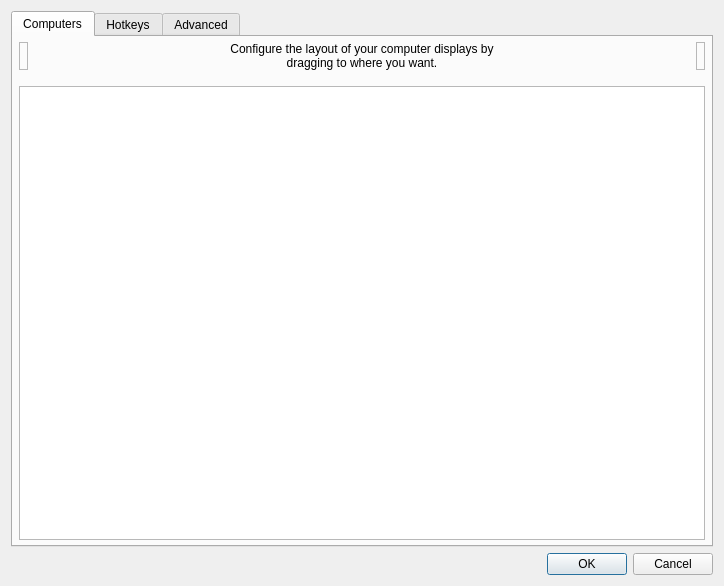
<?xml version="1.0" encoding="UTF-8"?>
<ui version="4.0">
 <class>ServerConfigDialog</class>
 <widget class="QDialog" name="ServerConfigDialog">
  <property name="geometry">
   <rect>
    <x>0</x>
    <y>0</y>
    <width>724</width>
    <height>586</height>
   </rect>
  </property>
  <property name="minimumSize">
   <size>
    <width>0</width>
    <height>0</height>
   </size>
  </property>
  <property name="windowTitle">
   <string>Server Configuration</string>
  </property>
  <layout class="QVBoxLayout" name="verticalLayout_3">
   <item>
    <widget class="QTabWidget" name="tabWidget">
     <widget class="QWidget" name="tabComputers">
      <attribute name="title">
       <string>Computers</string>
      </attribute>
      <layout class="QVBoxLayout">
       <property name="leftMargin">
        <number>6</number>
       </property>
       <property name="topMargin">
        <number>5</number>
       </property>
       <property name="rightMargin">
        <number>6</number>
       </property>
       <property name="bottomMargin">
        <number>5</number>
       </property>
       <item>
        <layout class="QHBoxLayout" name="layoutComputers">
         <property name="spacing">
          <number>6</number>
         </property>
         <item>
          <widget class="TrashScreenWidget" name="lblRemoveScreen">
           <property name="acceptDrops">
            <bool>true</bool>
           </property>
           <property name="toolTip">
            <string>Drag a computer from the grid to the trashcan to remove it.</string>
           </property>
           <property name="frameShape">
            <enum>QFrame::Shape::StyledPanel</enum>
           </property>
           <property name="frameShadow">
            <enum>QFrame::Shadow::Raised</enum>
           </property>
          </widget>
         </item>
         <item>
          <spacer name="horizontalSpacer_21">
           <property name="orientation">
            <enum>Qt::Orientation::Horizontal</enum>
           </property>
           <property name="sizeHint" stdset="0">
            <size>
             <width>40</width>
             <height>20</height>
            </size>
           </property>
          </spacer>
         </item>
         <item>
          <widget class="QLabel" name="label_2">
           <property name="sizePolicy">
            <sizepolicy hsizetype="Preferred" vsizetype="Preferred">
             <horstretch>1</horstretch>
             <verstretch>0</verstretch>
            </sizepolicy>
           </property>
           <property name="maximumSize">
            <size>
             <width>310</width>
             <height>16777215</height>
            </size>
           </property>
           <property name="text">
            <string>Configure the layout of your computer displays by dragging to where you want.</string>
           </property>
           <property name="alignment">
            <set>Qt::AlignmentFlag::AlignCenter</set>
           </property>
           <property name="wordWrap">
            <bool>true</bool>
           </property>
           <property name="indent">
            <number>-1</number>
           </property>
          </widget>
         </item>
         <item>
          <spacer name="horizontalSpacer_22">
           <property name="orientation">
            <enum>Qt::Orientation::Horizontal</enum>
           </property>
           <property name="sizeHint" stdset="0">
            <size>
             <width>40</width>
             <height>20</height>
            </size>
           </property>
          </spacer>
         </item>
         <item>
          <widget class="NewScreenWidget" name="lblNewScreen">
           <property name="toolTip">
            <string>Drag to the grid to add a new computer.</string>
           </property>
           <property name="frameShape">
            <enum>QFrame::Shape::StyledPanel</enum>
           </property>
           <property name="frameShadow">
            <enum>QFrame::Shadow::Raised</enum>
           </property>
          </widget>
         </item>
        </layout>
       </item>
       <item>
        <spacer name="verticalSpacer">
         <property name="orientation">
          <enum>Qt::Orientation::Vertical</enum>
         </property>
         <property name="sizeType">
          <enum>QSizePolicy::Policy::Fixed</enum>
         </property>
         <property name="sizeHint" stdset="0">
          <size>
           <width>20</width>
           <height>10</height>
          </size>
         </property>
        </spacer>
       </item>
       <item>
        <widget class="ScreenSetupView" name="screenSetupView">
         <property name="sizePolicy">
          <sizepolicy hsizetype="MinimumExpanding" vsizetype="Expanding">
           <horstretch>0</horstretch>
           <verstretch>0</verstretch>
          </sizepolicy>
         </property>
         <property name="acceptDrops">
          <bool>true</bool>
         </property>
         <property name="autoFillBackground">
          <bool>false</bool>
         </property>
        </widget>
       </item>
      </layout>
     </widget>
     <widget class="QWidget" name="tabHotkeys">
      <attribute name="title">
       <string>Hotkeys</string>
      </attribute>
      <layout class="QHBoxLayout" name="_2">
       <item>
        <widget class="QGroupBox" name="groupHotkeys">
         <property name="title">
          <string>&amp;Hotkeys</string>
         </property>
         <layout class="QGridLayout" name="_3">
          <item row="0" column="0" rowspan="4">
           <widget class="QListWidget" name="listHotkeys"/>
          </item>
          <item row="0" column="1">
           <widget class="QPushButton" name="btnNewHotkey">
            <property name="enabled">
             <bool>true</bool>
            </property>
            <property name="text">
             <string>&amp;New</string>
            </property>
            <property name="icon">
             <iconset theme="QIcon::ThemeIcon::ListAdd"/>
            </property>
           </widget>
          </item>
          <item row="1" column="1">
           <widget class="QPushButton" name="btnEditHotkey">
            <property name="enabled">
             <bool>false</bool>
            </property>
            <property name="text">
             <string>&amp;Edit</string>
            </property>
            <property name="icon">
             <iconset theme="document-edit"/>
            </property>
           </widget>
          </item>
          <item row="2" column="1">
           <widget class="QPushButton" name="btnRemoveHotkey">
            <property name="enabled">
             <bool>false</bool>
            </property>
            <property name="text">
             <string>&amp;Remove</string>
            </property>
            <property name="icon">
             <iconset theme="QIcon::ThemeIcon::ListRemove"/>
            </property>
           </widget>
          </item>
          <item row="3" column="1">
           <spacer name="hotkeySpacer">
            <property name="orientation">
             <enum>Qt::Orientation::Vertical</enum>
            </property>
            <property name="sizeHint" stdset="0">
             <size>
              <width>75</width>
              <height>161</height>
             </size>
            </property>
           </spacer>
          </item>
         </layout>
        </widget>
       </item>
       <item>
        <widget class="QGroupBox" name="groupActions">
         <property name="font">
          <font>
           <kerning>true</kerning>
          </font>
         </property>
         <property name="title">
          <string>A&amp;ctions</string>
         </property>
         <layout class="QGridLayout">
          <item row="0" column="0" rowspan="4">
           <widget class="QListWidget" name="listActions"/>
          </item>
          <item row="0" column="1">
           <widget class="QPushButton" name="btnNewAction">
            <property name="enabled">
             <bool>false</bool>
            </property>
            <property name="text">
             <string>Ne&amp;w</string>
            </property>
            <property name="icon">
             <iconset theme="QIcon::ThemeIcon::ListAdd"/>
            </property>
           </widget>
          </item>
          <item row="1" column="1">
           <widget class="QPushButton" name="btnEditAction">
            <property name="enabled">
             <bool>false</bool>
            </property>
            <property name="text">
             <string>E&amp;dit</string>
            </property>
            <property name="icon">
             <iconset theme="document-edit"/>
            </property>
           </widget>
          </item>
          <item row="2" column="1">
           <widget class="QPushButton" name="btnRemoveAction">
            <property name="enabled">
             <bool>false</bool>
            </property>
            <property name="text">
             <string>Re&amp;move</string>
            </property>
            <property name="icon">
             <iconset theme="QIcon::ThemeIcon::ListRemove"/>
            </property>
           </widget>
          </item>
          <item row="3" column="1">
           <spacer name="actionSpacer">
            <property name="orientation">
             <enum>Qt::Orientation::Vertical</enum>
            </property>
            <property name="sizeHint" stdset="0">
             <size>
              <width>20</width>
              <height>40</height>
             </size>
            </property>
           </spacer>
          </item>
         </layout>
        </widget>
       </item>
      </layout>
     </widget>
     <widget class="QWidget" name="tabAdvanced">
      <attribute name="title">
       <string>Advanced</string>
      </attribute>
      <layout class="QVBoxLayout" name="verticalLayout_2">
       <property name="leftMargin">
        <number>15</number>
       </property>
       <property name="topMargin">
        <number>15</number>
       </property>
       <property name="rightMargin">
        <number>15</number>
       </property>
       <property name="bottomMargin">
        <number>15</number>
       </property>
       <item>
        <widget class="QGroupBox" name="groupMisc">
         <property name="font">
          <font>
           <kerning>false</kerning>
          </font>
         </property>
         <property name="title">
          <string>&amp;Misc</string>
         </property>
         <layout class="QVBoxLayout" name="verticalLayout_4">
          <property name="leftMargin">
           <number>6</number>
          </property>
          <property name="topMargin">
           <number>6</number>
          </property>
          <property name="rightMargin">
           <number>6</number>
          </property>
          <property name="bottomMargin">
           <number>6</number>
          </property>
          <item>
           <widget class="QCheckBox" name="cbDisableLockToComputer">
            <property name="text">
             <string>Disable lock to computer (scroll lock key)</string>
            </property>
           </widget>
          </item>
          <item>
           <widget class="QCheckBox" name="cbDefaultLockToComputerState">
            <property name="text">
             <string>Enable lock to computer at startup</string>
            </property>
           </widget>
          </item>
          <item>
           <widget class="QCheckBox" name="cbRelativeMouseMoves">
            <property name="enabled">
             <bool>true</bool>
            </property>
            <property name="text">
             <string>Use &amp;relative mouse movements</string>
            </property>
           </widget>
          </item>
          <item>
           <widget class="QCheckBox" name="cbWin32KeepForeground">
            <property name="enabled">
             <bool>true</bool>
            </property>
            <property name="text">
             <string>Don't take &amp;foreground window (Windows only)</string>
            </property>
           </widget>
          </item>
          <item>
           <layout class="QHBoxLayout" name="layoutDragDrop">
            <item>
             <widget class="QCheckBox" name="cbEnableDragDrop">
              <property name="sizePolicy">
               <sizepolicy hsizetype="Minimum" vsizetype="Preferred">
                <horstretch>0</horstretch>
                <verstretch>0</verstretch>
               </sizepolicy>
              </property>
              <property name="text">
               <string>Enable drag and drop file transfer</string>
              </property>
              <property name="checked">
               <bool>true</bool>
              </property>
             </widget>
            </item>
            <item>
             <spacer name="horizontalSpacerDragDrop">
              <property name="orientation">
               <enum>Qt::Orientation::Horizontal</enum>
              </property>
              <property name="sizeHint" stdset="0">
               <size>
                <width>40</width>
                <height>20</height>
               </size>
              </property>
             </spacer>
            </item>
           </layout>
          </item>
          <item>
           <layout class="QHBoxLayout" name="layoutClipboard">
            <item>
             <widget class="QCheckBox" name="cbEnableClipboard">
              <property name="sizePolicy">
               <sizepolicy hsizetype="Minimum" vsizetype="Preferred">
                <horstretch>0</horstretch>
                <verstretch>0</verstretch>
               </sizepolicy>
              </property>
              <property name="text">
               <string>Enable clipboard sharing</string>
              </property>
              <property name="checked">
               <bool>true</bool>
              </property>
             </widget>
            </item>
            <item>
             <spacer name="horizontalSpacer">
              <property name="orientation">
               <enum>Qt::Orientation::Horizontal</enum>
              </property>
              <property name="sizeHint" stdset="0">
               <size>
                <width>40</width>
                <height>20</height>
               </size>
              </property>
             </spacer>
            </item>
            <item>
             <widget class="QLabel" name="label_7">
              <property name="text">
               <string>Limit to:</string>
              </property>
             </widget>
            </item>
            <item>
             <widget class="QSpinBox" name="sbClipboardSizeLimit">
              <property name="enabled">
               <bool>false</bool>
              </property>
              <property name="sizePolicy">
               <sizepolicy hsizetype="Maximum" vsizetype="Fixed">
                <horstretch>0</horstretch>
                <verstretch>0</verstretch>
               </sizepolicy>
              </property>
              <property name="suffix">
               <string>MB</string>
              </property>
              <property name="maximum">
               <number>10000</number>
              </property>
              <property name="value">
               <number>3</number>
              </property>
             </widget>
            </item>
            <item>
             <spacer name="horizontalSpacer_3">
              <property name="orientation">
               <enum>Qt::Orientation::Horizontal</enum>
              </property>
              <property name="sizeType">
               <enum>QSizePolicy::Policy::Fixed</enum>
              </property>
              <property name="sizeHint" stdset="0">
               <size>
                <width>50</width>
                <height>20</height>
               </size>
              </property>
             </spacer>
            </item>
           </layout>
          </item>
         </layout>
        </widget>
       </item>
       <item>
        <widget class="QGroupBox" name="groupSwitch">
         <property name="font">
          <font>
           <kerning>true</kerning>
          </font>
         </property>
         <property name="title">
          <string>&amp;Switching</string>
         </property>
         <layout class="QVBoxLayout">
          <property name="spacing">
           <number>6</number>
          </property>
          <property name="leftMargin">
           <number>6</number>
          </property>
          <property name="topMargin">
           <number>6</number>
          </property>
          <property name="rightMargin">
           <number>6</number>
          </property>
          <property name="bottomMargin">
           <number>6</number>
          </property>
          <item>
           <layout class="QHBoxLayout" name="_5">
            <item>
             <widget class="QCheckBox" name="cbSwitchDelay">
              <property name="enabled">
               <bool>true</bool>
              </property>
              <property name="text">
               <string>Switch &amp;after waiting</string>
              </property>
             </widget>
            </item>
            <item>
             <spacer name="spacerSwitchWait">
              <property name="orientation">
               <enum>Qt::Orientation::Horizontal</enum>
              </property>
              <property name="sizeHint" stdset="0">
               <size>
                <width>40</width>
                <height>20</height>
               </size>
              </property>
             </spacer>
            </item>
            <item>
             <widget class="QSpinBox" name="sbSwitchDelay">
              <property name="enabled">
               <bool>false</bool>
              </property>
              <property name="sizePolicy">
               <sizepolicy hsizetype="Maximum" vsizetype="Fixed">
                <horstretch>0</horstretch>
                <verstretch>0</verstretch>
               </sizepolicy>
              </property>
              <property name="suffix">
               <string>ms</string>
              </property>
              <property name="minimum">
               <number>10</number>
              </property>
              <property name="maximum">
               <number>10000</number>
              </property>
              <property name="singleStep">
               <number>10</number>
              </property>
              <property name="value">
               <number>250</number>
              </property>
             </widget>
            </item>
            <item>
             <spacer name="spacerSwitchWait_2">
              <property name="orientation">
               <enum>Qt::Orientation::Horizontal</enum>
              </property>
              <property name="sizeType">
               <enum>QSizePolicy::Policy::Fixed</enum>
              </property>
              <property name="sizeHint" stdset="0">
               <size>
                <width>50</width>
                <height>20</height>
               </size>
              </property>
             </spacer>
            </item>
           </layout>
          </item>
          <item>
           <layout class="QHBoxLayout" name="_6">
            <item>
             <widget class="QCheckBox" name="cbSwitchDoubleTap">
              <property name="enabled">
               <bool>true</bool>
              </property>
              <property name="text">
               <string>Switch on double &amp;tap within</string>
              </property>
             </widget>
            </item>
            <item>
             <spacer name="spacerDoubleTap">
              <property name="orientation">
               <enum>Qt::Orientation::Horizontal</enum>
              </property>
              <property name="sizeHint" stdset="0">
               <size>
                <width>40</width>
                <height>20</height>
               </size>
              </property>
             </spacer>
            </item>
            <item>
             <widget class="QSpinBox" name="sbSwitchDoubleTap">
              <property name="enabled">
               <bool>false</bool>
              </property>
              <property name="sizePolicy">
               <sizepolicy hsizetype="Maximum" vsizetype="Fixed">
                <horstretch>0</horstretch>
                <verstretch>0</verstretch>
               </sizepolicy>
              </property>
              <property name="suffix">
               <string>ms</string>
              </property>
              <property name="minimum">
               <number>10</number>
              </property>
              <property name="maximum">
               <number>10000</number>
              </property>
              <property name="singleStep">
               <number>10</number>
              </property>
              <property name="value">
               <number>250</number>
              </property>
             </widget>
            </item>
            <item>
             <spacer name="spacerDoubleTap_2">
              <property name="orientation">
               <enum>Qt::Orientation::Horizontal</enum>
              </property>
              <property name="sizeType">
               <enum>QSizePolicy::Policy::Fixed</enum>
              </property>
              <property name="sizeHint" stdset="0">
               <size>
                <width>50</width>
                <height>20</height>
               </size>
              </property>
             </spacer>
            </item>
           </layout>
          </item>
         </layout>
        </widget>
       </item>
       <item>
        <widget class="QGroupBox" name="groupNetwork">
         <property name="title">
          <string>&amp;Network</string>
         </property>
         <layout class="QVBoxLayout" name="verticalLayout_5">
          <property name="leftMargin">
           <number>6</number>
          </property>
          <property name="topMargin">
           <number>6</number>
          </property>
          <property name="rightMargin">
           <number>6</number>
          </property>
          <property name="bottomMargin">
           <number>6</number>
          </property>
          <item>
           <widget class="QWidget" name="widgetHeartbeat" native="true">
            <layout class="QHBoxLayout" name="groupHeartbeat">
             <property name="spacing">
              <number>9</number>
             </property>
             <property name="leftMargin">
              <number>1</number>
             </property>
             <item>
              <widget class="QCheckBox" name="cbHeartbeat">
               <property name="enabled">
                <bool>true</bool>
               </property>
               <property name="whatsThis">
                <string>&lt;html&gt;&lt;head/&gt;&lt;body&gt;&lt;p&gt;Enables the network heartbeat to ping clients every &lt;span style=&quot; font-style:italic;&quot;&gt;n&lt;/span&gt; seconds. This may help to diagnose network problems by retrying the connection if the client becomes unresponsive.&lt;/p&gt;&lt;/body&gt;&lt;/html&gt;</string>
               </property>
               <property name="text">
                <string>&amp;Check clients every</string>
               </property>
              </widget>
             </item>
             <item>
              <spacer name="spacerNetwork">
               <property name="orientation">
                <enum>Qt::Orientation::Horizontal</enum>
               </property>
               <property name="sizeHint" stdset="0">
                <size>
                 <width>40</width>
                 <height>20</height>
                </size>
               </property>
              </spacer>
             </item>
             <item>
              <widget class="QSpinBox" name="sbHeartbeat">
               <property name="enabled">
                <bool>false</bool>
               </property>
               <property name="sizePolicy">
                <sizepolicy hsizetype="Maximum" vsizetype="Fixed">
                 <horstretch>0</horstretch>
                 <verstretch>0</verstretch>
                </sizepolicy>
               </property>
               <property name="suffix">
                <string>ms</string>
               </property>
               <property name="minimum">
                <number>1000</number>
               </property>
               <property name="maximum">
                <number>30000</number>
               </property>
               <property name="singleStep">
                <number>1000</number>
               </property>
               <property name="value">
                <number>5000</number>
               </property>
              </widget>
             </item>
             <item>
              <spacer name="spacerNetwork_2">
               <property name="orientation">
                <enum>Qt::Orientation::Horizontal</enum>
               </property>
               <property name="sizeType">
                <enum>QSizePolicy::Policy::Fixed</enum>
               </property>
               <property name="sizeHint" stdset="0">
                <size>
                 <width>50</width>
                 <height>20</height>
                </size>
               </property>
              </spacer>
             </item>
            </layout>
           </widget>
          </item>
          <item>
           <layout class="QHBoxLayout" name="horizontalLayout_5">
            <item>
             <widget class="QLabel" name="labelProtocol">
              <property name="whatsThis">
               <string>&lt;html&gt;&lt;head/&gt;&lt;body&gt;&lt;p&gt;Enables compatibility with programs that use either the Synergy or Barrier protocols:&lt;/p&gt;&lt;ul style=&quot;margin-top: 0px; margin-bottom: 0px; margin-left: 0px; margin-right: 0px; -qt-list-indent: 1;&quot;&gt;&lt;li style=&quot; margin-top:12px; margin-bottom:0px; margin-left:0px; margin-right:0px; -qt-block-indent:0; text-indent:0px;&quot;&gt;Synergy 3 uses the Synergy protocol.&lt;/li&gt;&lt;li style=&quot; margin-top:0px; margin-bottom:12px; margin-left:0px; margin-right:0px; -qt-block-indent:0; text-indent:0px;&quot;&gt;Barrier, Input-Leap and Synergy 1 uses the Barrier protocol.&lt;/li&gt;&lt;/ul&gt;&lt;p&gt;A Deskflow client will automatically use either the Synergy or Barrier protocol depending on the server protocol.&lt;/p&gt;&lt;/body&gt;&lt;/html&gt;</string>
              </property>
              <property name="text">
               <string>Network protocol</string>
              </property>
             </widget>
            </item>
            <item>
             <widget class="QRadioButton" name="rbProtocolSynergy">
              <property name="text">
               <string notr="true">Synergy</string>
              </property>
              <property name="checked">
               <bool>true</bool>
              </property>
             </widget>
            </item>
            <item>
             <widget class="QRadioButton" name="rbProtocolBarrier">
              <property name="text">
               <string notr="true">Barrier</string>
              </property>
             </widget>
            </item>
           </layout>
          </item>
         </layout>
        </widget>
       </item>
       <item>
        <widget class="QGroupBox" name="groupExternalConfig">
         <property name="toolTip">
          <string>Use a server config file to create complex computer layouts that are not possible with the simple grid-based computer layout editor.

Enabling this setting will disable the server config GUI.</string>
         </property>
         <property name="title">
          <string>Use a server config file</string>
         </property>
         <property name="checkable">
          <bool>true</bool>
         </property>
         <layout class="QHBoxLayout" name="horizontalLayout">
          <item>
           <widget class="QWidget" name="widgetExternalConfigControls" native="true">
            <property name="enabled">
             <bool>false</bool>
            </property>
            <layout class="QHBoxLayout" name="horizontalLayout_2">
             <property name="leftMargin">
              <number>0</number>
             </property>
             <property name="topMargin">
              <number>0</number>
             </property>
             <property name="rightMargin">
              <number>0</number>
             </property>
             <property name="bottomMargin">
              <number>0</number>
             </property>
             <item>
              <widget class="QLabel" name="labelConfigFile">
               <property name="sizePolicy">
                <sizepolicy hsizetype="Maximum" vsizetype="Preferred">
                 <horstretch>0</horstretch>
                 <verstretch>0</verstretch>
                </sizepolicy>
               </property>
               <property name="minimumSize">
                <size>
                 <width>96</width>
                 <height>0</height>
                </size>
               </property>
               <property name="text">
                <string>Config file path</string>
               </property>
              </widget>
             </item>
             <item>
              <spacer name="horizontalSpacer_6">
               <property name="orientation">
                <enum>Qt::Orientation::Horizontal</enum>
               </property>
               <property name="sizeType">
                <enum>QSizePolicy::Policy::Fixed</enum>
               </property>
               <property name="sizeHint" stdset="0">
                <size>
                 <width>13</width>
                 <height>20</height>
                </size>
               </property>
              </spacer>
             </item>
             <item>
              <widget class="QLineEdit" name="lineConfigFile">
               <property name="sizePolicy">
                <sizepolicy hsizetype="Minimum" vsizetype="Fixed">
                 <horstretch>0</horstretch>
                 <verstretch>0</verstretch>
                </sizepolicy>
               </property>
               <property name="minimumSize">
                <size>
                 <width>180</width>
                 <height>0</height>
                </size>
               </property>
              </widget>
             </item>
             <item>
              <widget class="QPushButton" name="btnBrowseConfigFile">
               <property name="sizePolicy">
                <sizepolicy hsizetype="Fixed" vsizetype="Fixed">
                 <horstretch>0</horstretch>
                 <verstretch>0</verstretch>
                </sizepolicy>
               </property>
               <property name="minimumSize">
                <size>
                 <width>0</width>
                 <height>0</height>
                </size>
               </property>
               <property name="cursor">
                <cursorShape>PointingHandCursor</cursorShape>
               </property>
               <property name="text">
                <string/>
               </property>
               <property name="flat">
                <bool>true</bool>
               </property>
              </widget>
             </item>
            </layout>
           </widget>
          </item>
         </layout>
        </widget>
       </item>
      </layout>
     </widget>
    </widget>
   </item>
   <item>
    <widget class="QDialogButtonBox" name="buttonBox">
     <property name="orientation">
      <enum>Qt::Orientation::Horizontal</enum>
     </property>
     <property name="standardButtons">
      <set>QDialogButtonBox::StandardButton::Cancel|QDialogButtonBox::StandardButton::Ok</set>
     </property>
    </widget>
   </item>
  </layout>
 </widget>
 <customwidgets>
  <customwidget>
   <class>ScreenSetupView</class>
   <extends>QTableView</extends>
   <header>widgets/ScreenSetupView.h</header>
   <container>1</container>
  </customwidget>
  <customwidget>
   <class>TrashScreenWidget</class>
   <extends>QLabel</extends>
   <header>widgets/TrashScreenWidget.h</header>
  </customwidget>
  <customwidget>
   <class>NewScreenWidget</class>
   <extends>QLabel</extends>
   <header>widgets/NewScreenWidget.h</header>
  </customwidget>
 </customwidgets>
 <tabstops>
  <tabstop>screenSetupView</tabstop>
  <tabstop>listHotkeys</tabstop>
  <tabstop>btnNewHotkey</tabstop>
  <tabstop>btnEditHotkey</tabstop>
  <tabstop>btnRemoveHotkey</tabstop>
  <tabstop>listActions</tabstop>
  <tabstop>btnNewAction</tabstop>
  <tabstop>btnEditAction</tabstop>
  <tabstop>btnRemoveAction</tabstop>
  <tabstop>cbSwitchDelay</tabstop>
  <tabstop>sbSwitchDelay</tabstop>
  <tabstop>cbSwitchDoubleTap</tabstop>
  <tabstop>sbSwitchDoubleTap</tabstop>
  <tabstop>cbEnableClipboard</tabstop>
  <tabstop>sbClipboardSizeLimit</tabstop>
  <tabstop>cbHeartbeat</tabstop>
  <tabstop>sbHeartbeat</tabstop>
  <tabstop>cbRelativeMouseMoves</tabstop>
  <tabstop>tabWidget</tabstop>
 </tabstops>
 <resources/>
 <connections/>
</ui>
